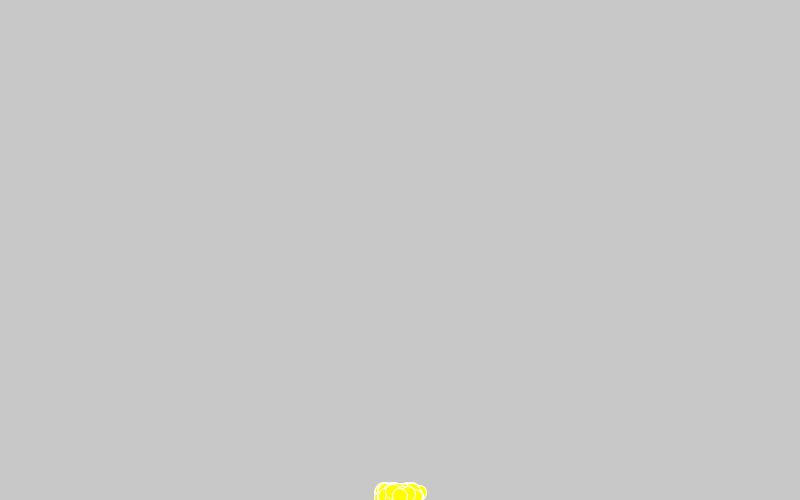
Frame 1 (no input)
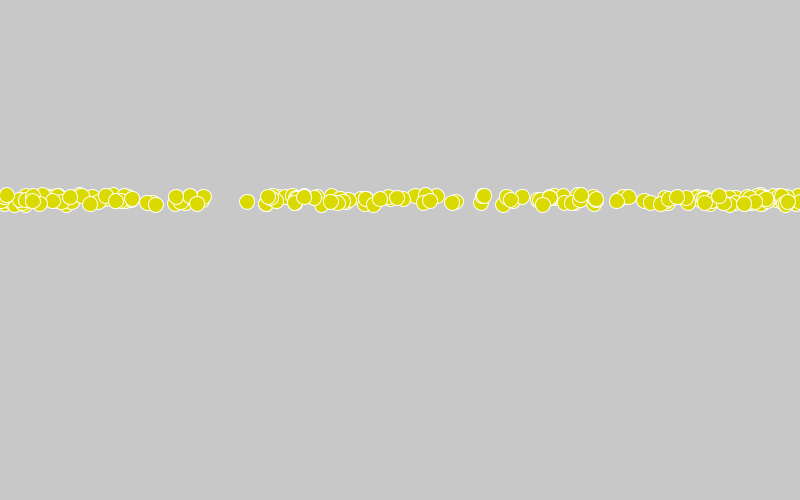
Frame 60 (the mouse pressed at the canvas centre just before this capture)
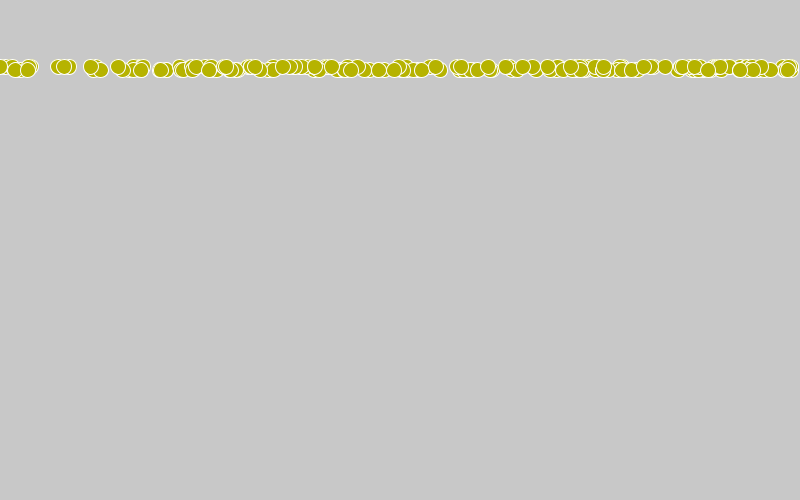
Frame 120 (the mouse held since frame 60 and released just before this capture)

The Processing sketch that drew these frames (run headless with seeded random() and noise(); from frame 60 on, the mouse is pressed at the canvas centre):

// Processing sketch: processing_122086
// ── processing_122086.pde

int numPart = 200;
particle p[] = new particle[numPart];
float g = 0;
void setup()
{
   size(800,500);
    for (int i = 0; i < p.length; i++) {
      p[i] = new particle(width/2+random(-10,10), 
                          height + random(-5, 5),
                          random(-10,10), random(-5,-20)); 
  }

   
}

void draw()
{
  background(200);
  for (particle n : p) {
    n.move();
    n.draw();
  }
}
class particle
{
  float x,y;
  float velX, velY;
  float age; float life;
  
  
  
  particle(float initx, float inity, float initvelX, float initvelY)
  {
      x = initx;       y = inity;
   velX = initvelX; velY = initvelY;
    age = 0;   life  = 200;
  }
  
  void draw()
  {
    float f = constrain(norm(age,0,life), 0, 1);
    color born = color(255,255,0);
    color dead = color(10,0,0);
    stroke(255);
    if (age == life) { 
      f = constrain(norm(age,0,life), 1, 0);
      fill(  lerpColor(dead,born,f)); 
      age = 0;}
    else {fill(  lerpColor(born,dead,f));}
    ellipse(x,y,15,15);
  }
  void move()
  {
    x += velX; y += velY;
    velY += g;
    
    if( y>height ) { y=height; velY *= -random(0.3,0.7); }
    if( y<0 ) { y=0; velY *= -0.7; }
    if( x>width ) { x=width; velX *= -random(0.3,0.7); }
    if( x<0 ) { x=0; velX *= -0.7; }
    age += 0.5;
    
  }
  
}
